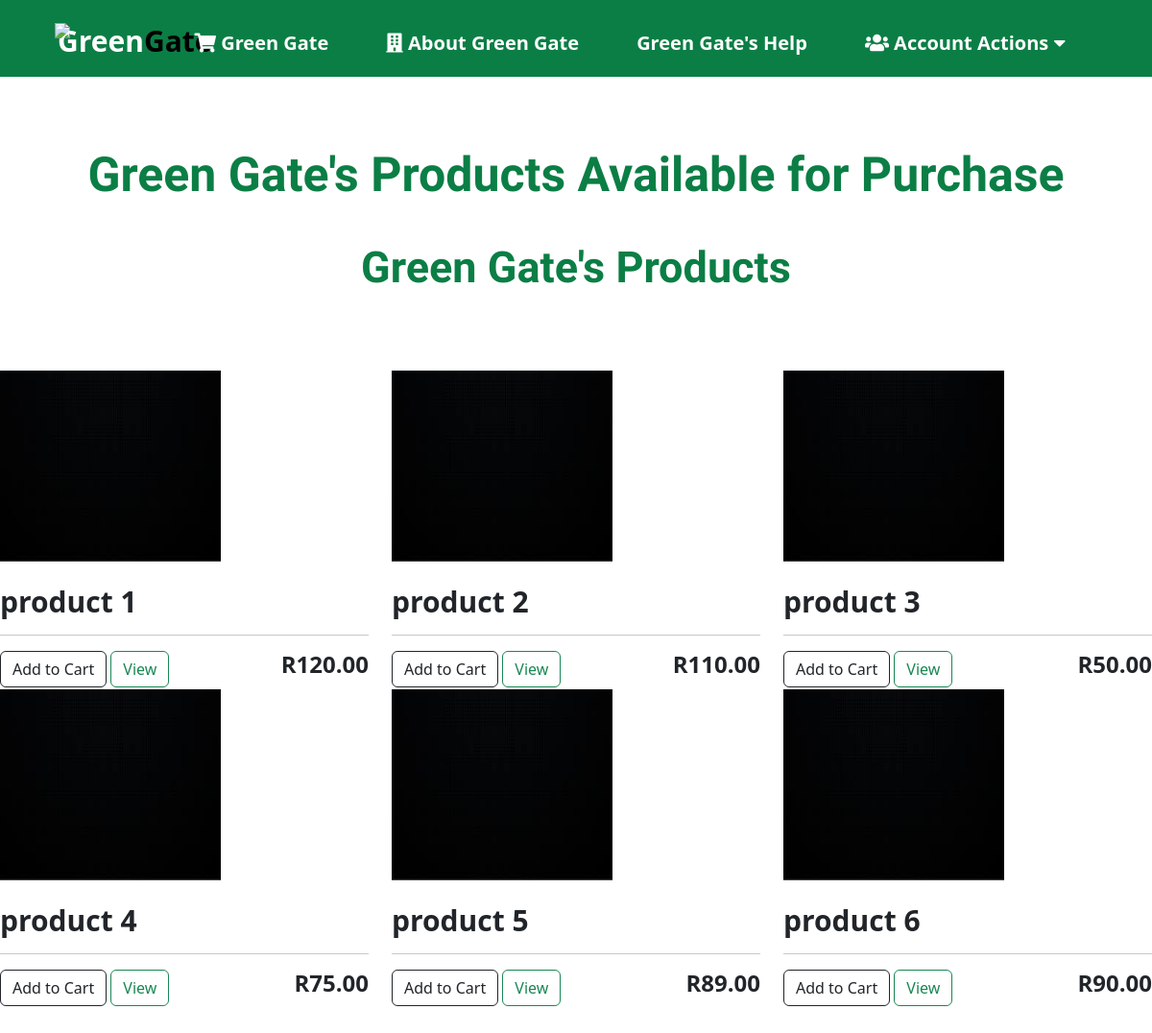
/store/, run on an earlier commit of the app's database.
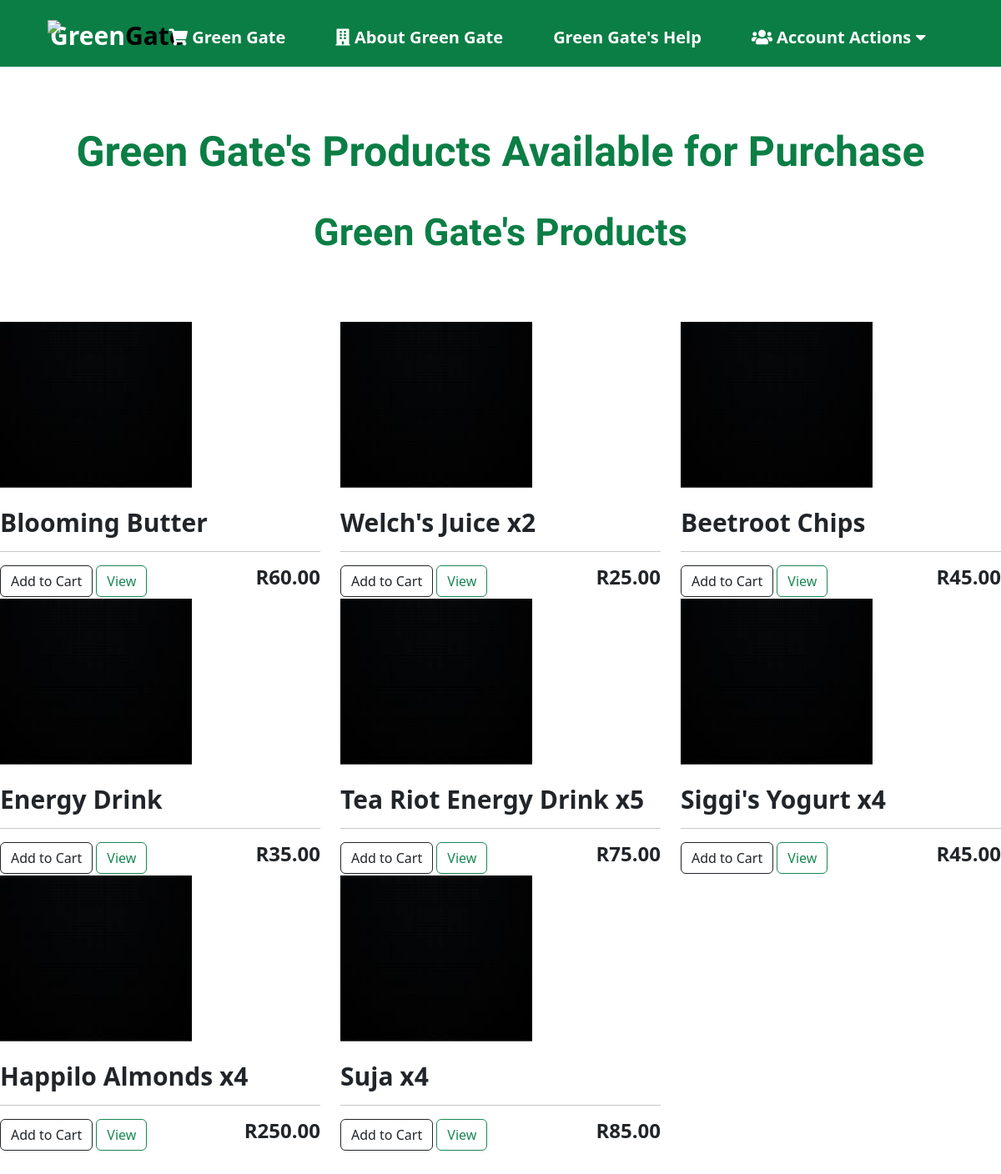
And on a later commit of the database.
### green_gate/models.py (models this page shows, shortened)
class Product(models.Model):
	name = models.CharField(max_length=200)
	price = models.FloatField()
	digital = models.BooleanField(default=False,null=True, blank=True)
	image = models.ImageField(null=True, blank=True)

### green_gate/views.py (the view)
# urls.py: path('store/', views.StorePage, name='store'),
def StorePage(request):
    products = Product.objects.all()
    context = {'products':products}
    return render(request, 'store.html', context)

### templates/store.html (shortened to what this page needs)
<!DOCTYPE html>
<html lang="en" dir="ltr">
    <head>
        {% load static%}
        <link rel="stylesheet" href="{% static 'css/store400.css' %}">
        <link href="https://cdn.jsdelivr.net/npm/bootstrap@5.2.3/dist/css/bootstrap.min.css" rel="stylesheet">
        <link rel="stylesheet" href="https://cdnjs.cloudflare.com/ajax/libs/font-awesome/5.15.1/css/all.min.css"/>
    </head>
    <body>
    <div class="menu_bar">
        <h1 class="logo">Green<span>Gate</span><h2 class="logo2"><a href ={% url 'cart'%} "cart.html"><img src="{% static 'images/shopping-cart.png' %}"></a></h2></h1>
    <ul>
    <li class="active"><a href=""><i class="fa fa-shopping-cart" aria-hidden="true"></i> Green Gate</a></li>
    <li><a href={% url 'about2'%} "About2.html"><i class="fa fa-building" aria-hidden="true"></i> About Green Gate</a></li>
    <li><a href="#">Green Gate's Help</a></li>
    <li>
        <a href="#"><i class="fa fa-users" aria-hidden="true"></i> Account Actions <i class="fas fa-caret-down"></i></a>
    </li>
    </ul>
    </div>
</body>
<br><br><br>
<div class="headers">
  <center><h3>Green Gate's Products Available for Purchase</h3></center>
  <div class="content1">
    <center><h5>Green Gate's Products</h5></center>
    <br><br><br>
  <div class="row">
    {% for product in products %}
    <div class="col-lg-4">
    <img width="60%" height="60%" class="thumbnail" src="{% static 'placeholder.jpg' %}">
    <div class="box-element products">
      <br>
      <h2><strong>{{product.name}}</strong></h2>
      <hr>
      <button class="btn btn-outline-dark add-btn">Add to Cart</button>
      <a class="btn btn-outline-success" href="#">View</a>
      <h4 style="display: line-block; float: right"><strong>R{{product.price|floatformat:2}}</strong></h4>
      <br><br><br><br>
    </div>
  </div>
  {% endfor %}
</div>
</body>
</html>

### static/css/store400.css (style rules this page uses)
:root { --color1 : rgb(11, 126, 69); --color2 :#FFF ; --color3 :#FF66D8 ; --color4 :#000000; --color5 :rgb(4, 44, 4); }
* { padding: 0; margin: 0; box-sizing: border-box; }
body { font-family: sans-serif; }
.menu_bar { height: 80px; background: var(--color1); text-align: center; width: 100%; display: flex; justify-content: space-between; padding: 0 5%; }
.logo { margin-top: 25px; color: var(--color2); font-size: 30px; font-weight:700 ; }
.logo2 { margin-top: 10px; margin-left: -230px; }
.logo span { color: var(--color4); }
.menu_bar ul { display: flex; list-style: none; }
.menu_bar ul li { margin-top: 20px; padding: 10px 30px; position: relative; }
.menu_bar ul li a { font-size: 20px; font-weight: 600; text-decoration: none; color: var(--color2); transition: all 0.3s; }
.btn { border-radius: 0; }
.box-element h2 { font-size: 30px; font-weight: 800; }
.headers h3 { font-size: 50px; color: var(--color1); font-weight: 800; font-family: 'Phudu', cursive; }
.content1 h5 { font-size: 45px; color: var(--color1); font-weight: 800; margin-top: 40px; font-family: 'Phudu', cursive; }
h2 { font-size: 350px; font-weight: 800; }

What changed in the data, as far as the page shows it:
changed Product: name "product 1" → "Blooming Butter"; price "120.00" → "60.00"
changed Product: name "product 2" → "Welch's Juice x2"; price "110.00" → "25.00"
changed Product: name "product 3" → "Beetroot Chips"; price "50.00" → "45.00"
changed Product: name "product 4" → "Energy Drink"; price "75.00" → "35.00"
changed Product: name "product 5" → "Tea Riot Energy Drink x5"; price "89.00" → "75.00"
changed Product: name "product 6" → "Siggi's Yogurt x4"; price "90.00" → "45.00"
added Product: name "Happilo Almonds x4", price "250.00"
added Product: name "Suja x4", price "85.00"
